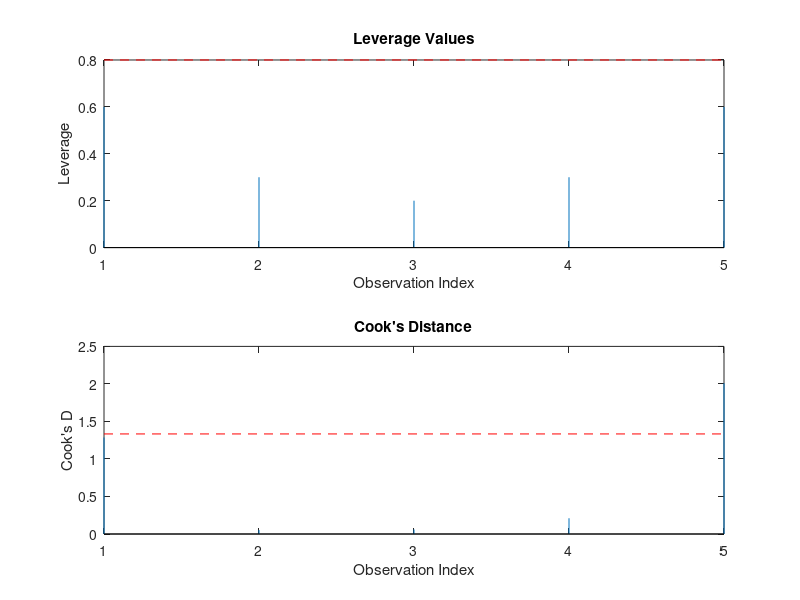

The MATLAB source for this figure:
% Sample data
x = [1, 2, 3, 4, 5]';
y = [2, 3, 5, 7, 11]';

% Fit linear regression model
X = [ones(size(x)), x];
b = regress(y, X);

% Predicted values
y_pred = X * b;

% Residuals
residuals = y - y_pred;

% Leverage (hat matrix)
H = X * (X' * X)^-1 * X';
leverage = diag(H);

% Cook's distance
n = length(y);
p = size(X, 2);
MSE = sum(residuals.^2) / (n - p);
cooksD = residuals.^2 ./ (p * MSE) .* leverage ./ (1 - leverage).^2;

% Display results
disp('Leverage values:');
disp(leverage);

disp('Cook''s Distance values:');
disp(cooksD);

% Plotting leverage and Cook's distance
figure;

subplot(2,1,1);
stem(leverage, 'Marker', 'none');
title('Leverage Values');
xlabel('Observation Index');
ylabel('Leverage');
hold on;
plot(xlim, [2*mean(leverage) 2*mean(leverage)], 'r--');
hold off;

subplot(2,1,2);
stem(cooksD, 'Marker', 'none');
title('Cook''s Distance');
xlabel('Observation Index');
ylabel('Cook''s D');
hold on;
plot(xlim, [4/(n - p) 4/(n - p)], 'r--');
hold off;
